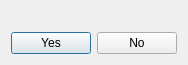
<?xml version="1.0" encoding="UTF-8"?>
<ui version="4.0">
 <class>windowMessageBox</class>
 <widget class="QDialog" name="windowMessageBox">
  <property name="geometry">
   <rect>
    <x>0</x>
    <y>0</y>
    <width>178</width>
    <height>65</height>
   </rect>
  </property>
  <property name="windowTitle">
   <string>Dialog</string>
  </property>
  <layout class="QGridLayout" name="gridLayout">
   <item row="0" column="0">
    <layout class="QVBoxLayout" name="verticalLayout">
     <item>
      <widget class="QLabel" name="label">
       <property name="text">
        <string/>
       </property>
      </widget>
     </item>
    </layout>
   </item>
   <item row="2" column="0">
    <layout class="QHBoxLayout" name="horizontalLayout">
     <item>
      <widget class="QPushButton" name="btnYes">
       <property name="text">
        <string>Yes</string>
       </property>
      </widget>
     </item>
     <item>
      <widget class="QPushButton" name="btnNo">
       <property name="text">
        <string>No</string>
       </property>
      </widget>
     </item>
    </layout>
   </item>
  </layout>
 </widget>
 <resources/>
 <connections/>
</ui>
